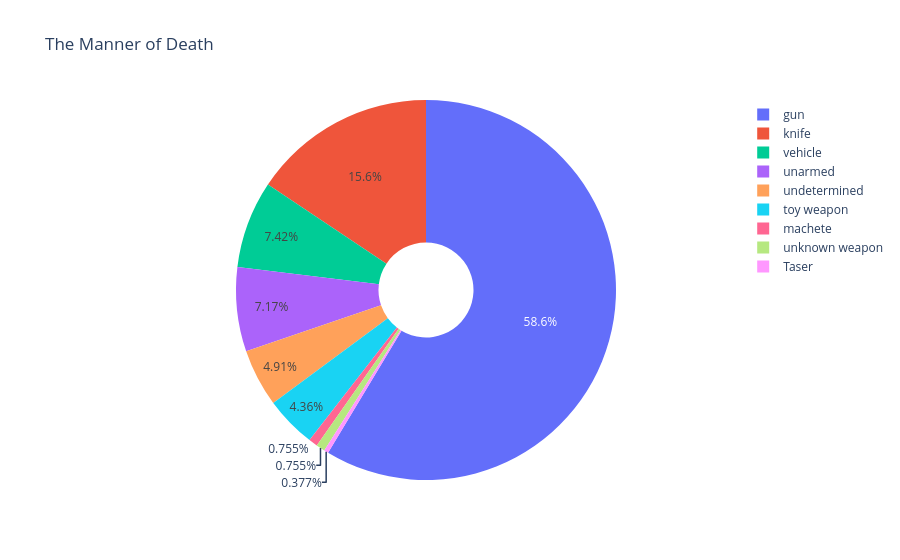

Notebook source saved alongside this figure:
### Code cell
fig = go.Figure(data=[go.Pie(labels=armed.index, values=armed, hole=.25)])

fig.update_layout(title_text="The Manner of Death")
fig.show()

### Figure 1 — Plotly figure (JSON) as saved in the notebook; plotly's stock layout.template omitted (floating-point values rounded to 4 significant figures)
{"data": [{"hole": 0.25, "labels": ["gun", "knife", "vehicle", "unarmed", "undetermined", "toy weapon", "machete", "unknown weapon", "Taser"], "type": "pie", "values": [1398, 373, 177, 171, 117, 104, 18, 18, 9]}], "layout": {"title": {"text": "The Manner of Death"}}}
